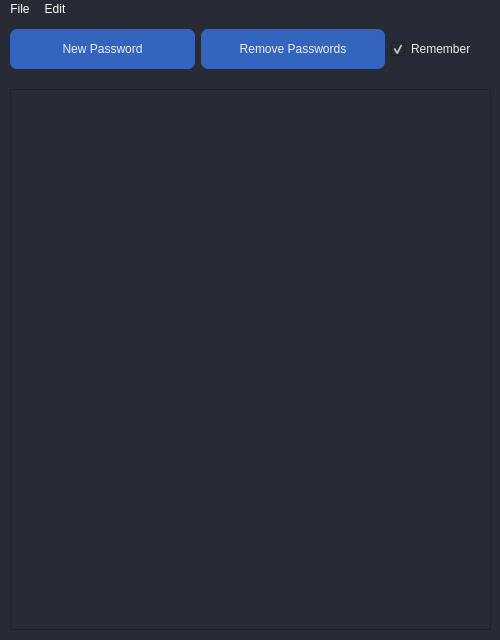
<?xml version="1.0" encoding="UTF-8"?>
<ui version="4.0">
 <class>PyssviewMainWindow</class>
 <widget class="QMainWindow" name="PyssviewMainWindow">
  <property name="geometry">
   <rect>
    <x>0</x>
    <y>0</y>
    <width>500</width>
    <height>640</height>
   </rect>
  </property>
  <property name="minimumSize">
   <size>
    <width>500</width>
    <height>640</height>
   </size>
  </property>
  <property name="maximumSize">
   <size>
    <width>500</width>
    <height>640</height>
   </size>
  </property>
  <property name="windowTitle">
   <string>Pyssview</string>
  </property>
  <property name="windowOpacity">
   <double>0.980000000000000</double>
  </property>
  <property name="styleSheet">
   <string notr="true">background-color: rgb(40, 42, 54);</string>
  </property>
  <property name="toolButtonStyle">
   <enum>Qt::ToolButtonIconOnly</enum>
  </property>
  <widget class="QWidget" name="centralwidget">
   <widget class="QWidget" name="horizontalLayoutWidget">
    <property name="geometry">
     <rect>
      <x>10</x>
      <y>0</y>
      <width>481</width>
      <height>61</height>
     </rect>
    </property>
    <layout class="QHBoxLayout" name="horizontalLayout">
     <item>
      <widget class="QPushButton" name="btn_newpass">
       <property name="minimumSize">
        <size>
         <width>0</width>
         <height>40</height>
        </size>
       </property>
       <property name="styleSheet">
        <string notr="true">QPushButton{
background-color: rgb(52, 101, 190);
color: rgb(238, 238, 236);
border-radius: 7px;
}
QPushButton:hover {
 background-color: rgb(52, 101, 164);
}
QPushButton::pressed{
background-color: rgb(52, 101, 120);
}
</string>
       </property>
       <property name="text">
        <string>New Password</string>
       </property>
      </widget>
     </item>
     <item>
      <widget class="QPushButton" name="btn_removepass">
       <property name="minimumSize">
        <size>
         <width>0</width>
         <height>40</height>
        </size>
       </property>
       <property name="styleSheet">
        <string notr="true">QPushButton{
background-color: rgb(52, 101, 190);
color: rgb(238, 238, 236);
border-radius: 7px;
}
QPushButton:hover {
 background-color: rgb(52, 101, 164);
}
QPushButton::pressed{
background-color: rgb(52, 101, 120);
}
</string>
       </property>
       <property name="text">
        <string>Remove Passwords</string>
       </property>
      </widget>
     </item>
     <item>
      <widget class="QCheckBox" name="chk_remember">
       <property name="enabled">
        <bool>true</bool>
       </property>
       <property name="minimumSize">
        <size>
         <width>60</width>
         <height>40</height>
        </size>
       </property>
       <property name="maximumSize">
        <size>
         <width>100</width>
         <height>16777215</height>
        </size>
       </property>
       <property name="styleSheet">
        <string notr="true">QCheckBox{
color: rgb(238, 238, 236);
}
QCheckBox::indicator:pressed
{
background-color : rgb(52, 101, 190);
}</string>
       </property>
       <property name="text">
        <string>Remember</string>
       </property>
       <property name="checked">
        <bool>true</bool>
       </property>
      </widget>
     </item>
    </layout>
   </widget>
   <widget class="QScrollArea" name="scrollArea">
    <property name="geometry">
     <rect>
      <x>10</x>
      <y>70</y>
      <width>481</width>
      <height>541</height>
     </rect>
    </property>
    <property name="widgetResizable">
     <bool>true</bool>
    </property>
    <widget class="QWidget" name="scrollAreaWidget">
     <property name="geometry">
      <rect>
       <x>0</x>
       <y>0</y>
       <width>479</width>
       <height>539</height>
      </rect>
     </property>
    </widget>
   </widget>
  </widget>
  <widget class="QMenuBar" name="menubar">
   <property name="geometry">
    <rect>
     <x>0</x>
     <y>0</y>
     <width>500</width>
     <height>22</height>
    </rect>
   </property>
   <property name="focusPolicy">
    <enum>Qt::TabFocus</enum>
   </property>
   <property name="styleSheet">
    <string notr="true">color: rgb(255, 255, 255);
selection-background-color: rgb(114, 159, 207);</string>
   </property>
   <widget class="QMenu" name="menuFile">
    <property name="styleSheet">
     <string notr="true">color: rgb(255, 255, 255);</string>
    </property>
    <property name="title">
     <string>File</string>
    </property>
    <addaction name="saveMenu"/>
    <addaction name="loadMenu"/>
    <addaction name="separator"/>
    <addaction name="quitMenu"/>
   </widget>
   <widget class="QMenu" name="menuEdit">
    <property name="title">
     <string>Edit</string>
    </property>
    <addaction name="showhide_allMenu"/>
    <addaction name="removeAll_Menu"/>
   </widget>
   <addaction name="menuFile"/>
   <addaction name="menuEdit"/>
  </widget>
  <action name="saveMenu">
   <property name="text">
    <string>Save</string>
   </property>
   <property name="shortcut">
    <string>Ctrl+S</string>
   </property>
  </action>
  <action name="loadMenu">
   <property name="text">
    <string>Load</string>
   </property>
  </action>
  <action name="quitMenu">
   <property name="text">
    <string>Quit</string>
   </property>
   <property name="shortcut">
    <string>Ctrl+Q</string>
   </property>
   <property name="shortcutContext">
    <enum>Qt::WindowShortcut</enum>
   </property>
  </action>
  <action name="showhide_allMenu">
   <property name="checkable">
    <bool>true</bool>
   </property>
   <property name="checked">
    <bool>true</bool>
   </property>
   <property name="text">
    <string>Show/Hide all passwords</string>
   </property>
  </action>
  <action name="removeAll_Menu">
   <property name="text">
    <string>Remove all passwords</string>
   </property>
  </action>
 </widget>
 <resources/>
 <connections/>
</ui>
